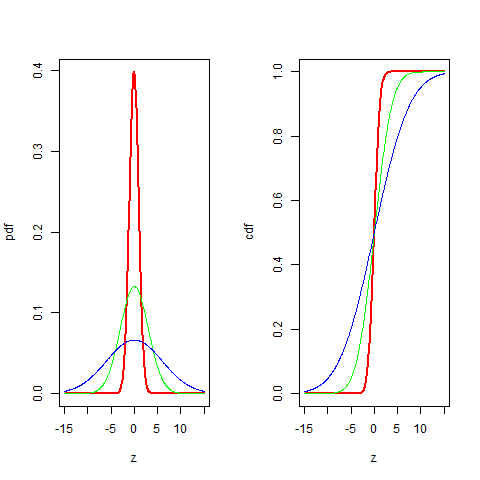

Reproduce this figure in R.
par(mfrow=c(1, 2))
# creates the rv
z = seq(-15, 15, length = 400)                        
# different standard deviations
s = c(1, 3, 6)                                        

# standard normal pdf
plot(z, dnorm(z, 0, s[1]), xlab = "z", ylab = "pdf",
     type = "l", lwd = 2, col = "red")                
# s=3
lines(z, dnorm(z, 0, s[2]), col = "green")            
# s=6
lines(z, dnorm(z, 0, s[3]), col = "blue")             

# same order of s as above
# standard normal cdf
plot(z, pnorm(z, 0, 1), xlab = "z", ylab = "cdf",
     type = "l", lwd = 2, col = "red")                
lines(z, pnorm(z, 0, s[2]), col = "green")            
lines(z, pnorm(z, 0, s[3]), col = "blue")             
